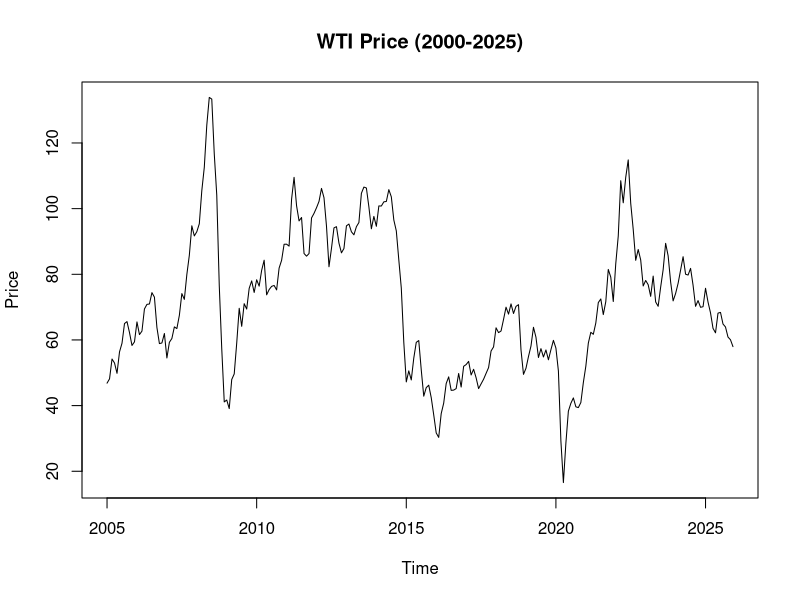

This figure's R source:
## ---- chunk 1

library(readxl)
library(dplyr)
library(lubridate)
library(tidyr)
library(forecast)
library(tseries)
library(ggplot2)

## ---- chunk 2
wti_raw <- read_excel("Data/Cushing, OK WTI Spot Price FOB (Dollars per Barrel).xls")
stock_raw <- read_excel("Data/U.S. Ending Stocks of Crude Oil (Thousand Barrels).xls")
prod_raw <- read_excel("Data/U.S. Field Production of Crude Oil (Thousand Barrels per Day).xls")
## ---- chunk 3
wti_df <- data.frame(
  Date  = as.Date(wti_raw[[1]], format = "%Y/%m/%d"),
  Price = as.numeric(wti_raw[[2]])
) %>%
  na.omit() %>%
  arrange(Date)

wti_ts <- ts(wti_df[,2], start = c(1986,1), frequency = 12)

wti_sub <- window(wti_ts, start = c(2005, 1), end = c(2025, 12))

# Plot WTI training series
plot(wti_sub, main = "WTI Price (2000-2025)", ylab = "Price", xlab = "Time")

# Stationarity check
adf.test(wti_sub)

fit_arima <- auto.arima(wti_sub)
fit_arima

## ---- chunk 4
stock_df <- data.frame(
  Date  = as.Date(stock_raw[[1]], format = "%Y/%m/%d"),
  Price = as.numeric(stock_raw[[2]])
) %>%
  na.omit() %>%
  arrange(Date)

prod_df <- data.frame(
  Date  = as.Date(prod_raw[[1]], format = "%Y/%m/%d"),
  Price = as.numeric(prod_raw[[2]])
) %>%
  na.omit() %>%
  arrange(Date)

prod_ts  <- ts(prod_df[,2],  start = c(1920, 1), frequency = 12)
stock_ts <- ts(stock_df[,2], start = c(2005, 1), frequency = 12)

# Subset to same training period (2000–2025)
prod_sub  <- window(prod_ts,  start = c(2005,1), end = c(2025,12))
stock_sub <- window(stock_ts, start = c(2005,1), end = c(2025,12))

time_index <- time(wti_sub)

war_dummy <- ifelse(
  time_index >= 2022.1 & time_index < 2022.4,
  1, 0
)

xreg_all <- cbind(prod_sub, stock_sub, war_dummy)

fit_arimax <- auto.arima(wti_sub, xreg = xreg_all)
fit_arimax
